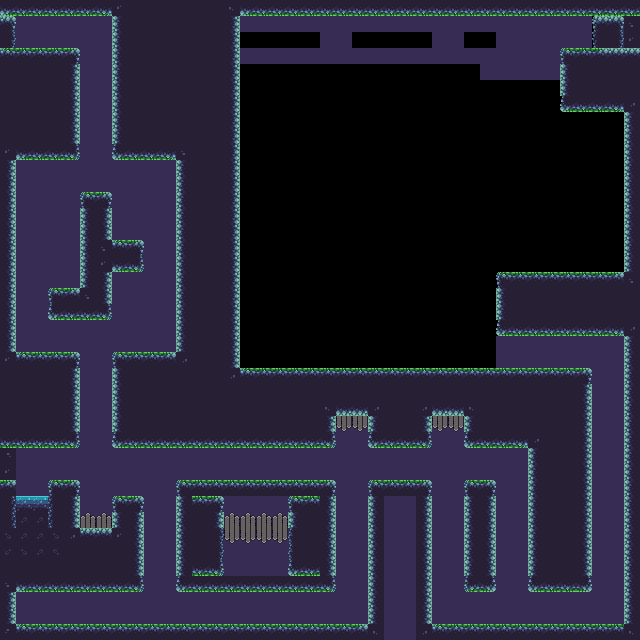

This is a level from a 2D game, rendered from its Tiled map with the project's own tilesets. A one-line summary and the map file follow, with tile-layer data summarised:
An orthogonal 40x40 tile map with 16x16 px tiles, 3 tile layers (Background, Default, Foreground).

<map version="1.0" tiledversion="2017.09.27" orientation="orthogonal" renderorder="right-down" width="40" height="40" tilewidth="16" tileheight="16" infinite="0" nextobjectid="1">
 <tileset firstgid="1" source="ForrestTileSet.tsx" />
 <layer name="Background" width="40" height="40">
  <data>[1600 cells, 967 non-empty, 3 distinct tile ids]</data>
 </layer>
 <layer name="Default" width="40" height="40">
  <data>[1600 cells, 728 non-empty, 14 distinct tile ids]</data>
 </layer>
 <layer name="Foreground" width="40" height="40">
  <data>[1600 cells, 2 non-empty, 2 distinct tile ids]</data>
 </layer>
</map>
